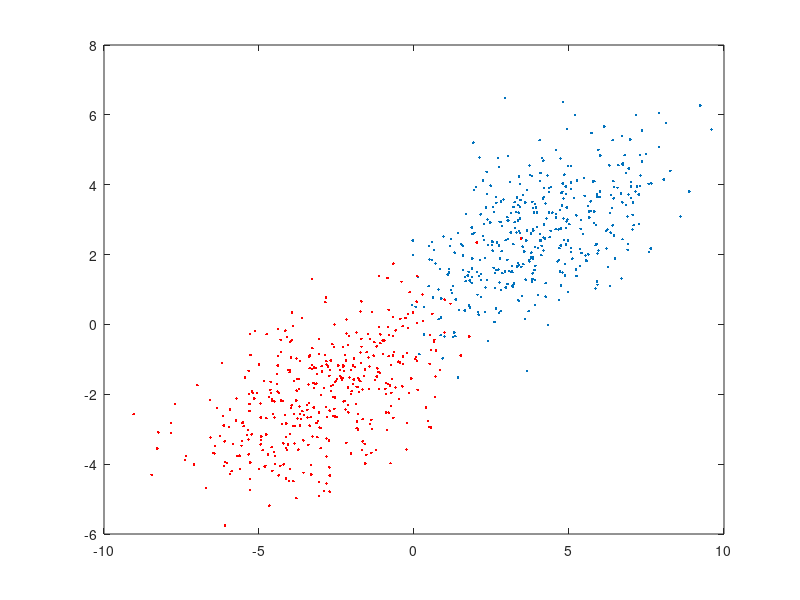

Write the MATLAB code that produced this figure. (Note: this script raises an error after producing the figure.)
clc
clear all
sigma = [4 1.5; 1.5 2];
n = 400;
Class_1 =  mvnrnd([3.8,2.5],sigma,n);
Class_2 =  mvnrnd([-3,-2],sigma,n);
figure(1)
plot(Class_1(:,1),Class_1(:,2),'.')
hold on
plot(Class_2(:,1),Class_2(:,2),'r.')
hold off
%%
class_1_v = ones(n,1);
class_2_v =-class_1_v;

Trainig_set=[Class_1;Class_2];
Trainig_classes=[class_1_v;class_2_v];
N=length(Trainig_classes);
for i=1:length(Trainig_classes)
    for j=i:length(Trainig_classes)
        distances_M(i,j)=norm((Trainig_set(i,:)-Trainig_set(j,:)));
    end
end

distances_M=distances_M+distances_M';


%%

clc
w= zeros(400,400);
for i=1:length(Trainig_classes)
    [~,K]=mink(distances_M(i,:),7);
    for j=1:length(K)
        w(i,K(j))=distances_M(i,K(j));
        w(K(j),i) =w(i,K(j));
    end
end
%w=distances_M;
%%
figure(2)


G = graph(w);
ww=Trainig_classes;
pa = plot(G,'XData',(Trainig_set(:,1)),'YData',(Trainig_set(:,2)),'NodeCData',ww);
colormap('jet');
pa.MarkerSize = 4;
pa.EdgeColor=[192,192,192]/255;
title('Non-separable Class gaph');


%%
    Gu = graph(w);
    Wgeos = distances(Gu);
    N =2*n;
    % Plot the graph
%         pa = plot(Gu,'XData',G.coords(:,1),'YData',G.coords(:,2));
%         pa.MarkerSize = 4;
%         pa.EdgeColor=[192,192,192]/255;
%         pa.NodeColor=[0,192,192]/255;
% 
%         
% %% Density vs Lambda

num_points=3000;
a=0; b=max(nonzeros(Wgeos(:)));
step=(b-a)/num_points;
dist=step*(1:1:num_points);
 

ht=0;
for rr=1:1:N
    v=Wgeos(rr,:);
    v=nonzeros(v);
    for ii=1:1:max(size(dist))
        h(ii) = sum(v<dist(ii))+1;    
    end  
    %ht=ht+h/G.N; clear h
    ht=ht+h; clear h
end
ht=ht/N;
aux_var=1./ht;
[~,xlim,~]=find(aux_var<=0.8);
%xlim=sum(aux_var<=0.5);
aux_var=aux_var(xlim);
dist=dist(xlim);


% Dividing by the total number of nodes in the graph
figure, plot(aux_var,(dist),'LineWidth',3);grid;
title('Circulant Graph','Interpreter','latex','FontSize',18 )
xlabel('$d$','Interpreter','latex','FontSize',20 );ylabel('$\lambda_{b}$','Interpreter','latex','FontSize',20)
 axis tight
%%
clc
density = [0.01 0.02 0.04 0.08 0.16];
PathL=[1.8324 1.2516 0.85075 0.55626 0.35175]; %incomplete
%PathL=[1.6301 1.1048 0.74938 0.5176]; %complete


%%
clc

M = mean(mean(distances_M));
dens=zeros(N,1);
for i=1:2*n
    dens(i) = length(find(distances_M(i,:)<M))/(2*n);
end

%%
clc
D=diag(sum(w,1));
L=D-w;
%%
clc
%clear all
%load('EXP_NS')
   %[I_VC,S_R] =  my_vc_Density_v00(Wgeos,PathL(1),density(1),dens);
    [I_VC,S_R] =  my_vc_v00(Wgeos,PathL(1),density(1));
%%
    pa = plot(G,'XData',(Trainig_set(:,1)),'YData',(Trainig_set(:,2)));
    pa.MarkerSize = 6;
    pa.EdgeColor=[192,192,192]/255;
    s1=I_VC;
    pa.MarkerSize =4+s1*2;
    pa.NodeColor=repmat(s1,[1,3]).*repmat([0,200,220]/255,[2*n,1])+repmat(1-s1,[1,3]).*repmat([180, 180, 180]/255,[2*n,1]);
    name=['Density INITIAL pattern'];
    title(name,'FontSize',18)



%%
clc
clear SF PAT_D

Trainig_classes=Trainig_classes./norm(Trainig_classes);
[SF,sig,Pat_1,PAT_D,vec] = NVERSION(I_VC,PathL,L,Trainig_classes,Wgeos);

figure(2)
for i=1:4
    clear xx
    subplot(2,2,i)
    s1 = PAT_D(:,i);
    for ii=1:2*n
        if PAT_D(ii,i)==1
            xx(ii)= 4;
        else
            xx(ii) = Trainig_classes_p(ii);
        end
    end
    NUM=(length(nonzeros(PAT_D(:,i)))/(2*n));
    %G.Nodes.NodeColors = xx;
    pa = plot(G,'XData',(Trainig_set(:,1)),'YData',(Trainig_set(:,2)),'NodeCData',xx);
    pa.EdgeColor=[192,192,192]/255;
    colormap('jet');
    pa.MarkerSize =2+s1*2;
    name=['Density=',num2str(NUM)];
    title(name,'FontSize',12)
end
suptitle('Signal Reconstruction Method')
%%
figure(3)
for i=1:4
    clear xx
    subplot(2,2,i)
    s1 = Pat_1(:,i);
    for ii=1:2*n
        if Pat_1(ii,i)==1
            xx(ii)= 4;
        else
            xx(ii) = Trainig_classes_p(ii);
        end
    end
    NUM=(length(nonzeros(Pat_1(:,i)))/(2*n))
    %G.Nodes.NodeColors = xx;
    pa = plot(G,'XData',(Trainig_set(:,1)),'YData',(Trainig_set(:,2)),'NodeCData',xx);
    pa.EdgeColor=[192,192,192]/255;
    colormap('jet');
    pa.MarkerSize =2+s1*2;
    name=['Density=',num2str(NUM)];
    title(name,'FontSize',12)
end
suptitle('First POINTS')
%%

clc
[SF,sig,Pat] = Active_v01(I_VC,PathL,L,Trainig_classes,Wgeos,Trainig_set);

figure(1)
for i=1:4
    subplot(2,2,i)
    pa = plot(G,'XData',(Trainig_set(:,1)),'YData',(Trainig_set(:,2)));
    pa.MarkerSize = 6;
    pa.EdgeColor=[192,192,192]/255;
    s1=Pat (:,i);
    pa.MarkerSize =4+s1*2;
    pa.NodeColor=repmat(s1,[1,3]).*repmat([0,180,220]/255,[400,1])+repmat(1-s1,[1,3]).*repmat([180, 180, 180]/255,[400,1]);
    name=['Density=',num2str(n)];
    title(name,'FontSize',18)
end

